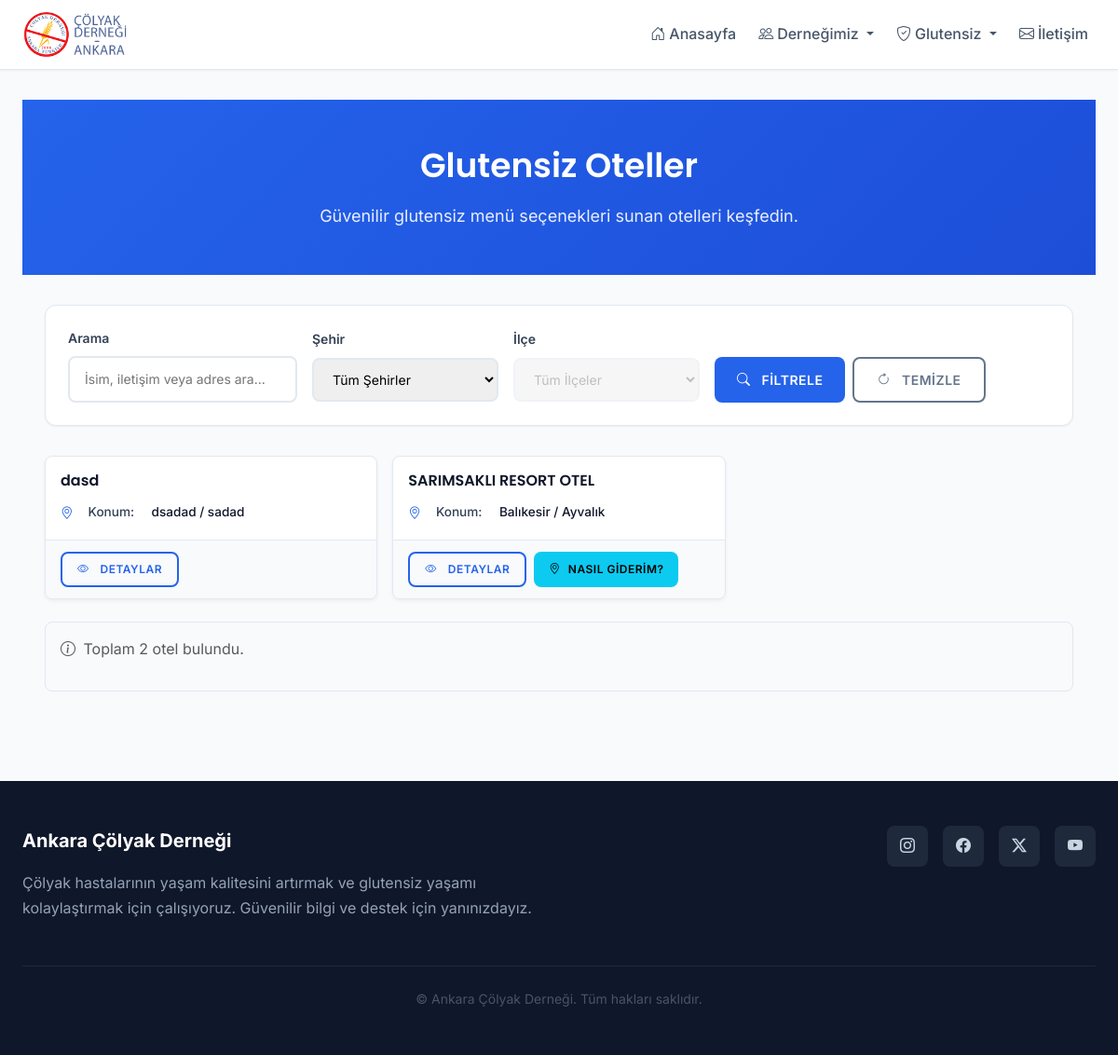
Screenshot of /glutensiz/oteller/ with the database file from the repository.
### users/models.py (models this page shows, shortened)
class GlutenFreeHotel(models.Model):
    name = models.CharField(max_length=100, verbose_name="Otel Adı")
    city = models.CharField(max_length=30, choices=TURKISH_CITIES, default='Ankara', verbose_name="Şehir")
    district = models.CharField(max_length=50, blank=True, null=True, verbose_name="İlçe")
    is_approved = models.BooleanField(default=False, verbose_name="Onaylı mı?")
    approved_at = models.DateTimeField(auto_now=True, verbose_name="Onay Tarihi")
    description = models.TextField(blank=True, null=True, verbose_name="Açıklama")
    contact = models.CharField(max_length=200, blank=True, null=True, verbose_name="İletişim")
    address = models.CharField(max_length=300, blank=True, null=True, verbose_name="Adres")
    website = models.URLField(blank=True, null=True, verbose_name="Web Sitesi")
    added_by = models.ForeignKey('User', null=True, blank=True, on_delete=models.SET_NULL, related_name='added_%(class)s_items', verbose_name='Ekleyen')
    class Meta:
        verbose_name = "Glutensiz Otel"
        verbose_name_plural = "Glutensiz Oteller"

### pages/views.py (the view, shortened to what this page needs)
# urls.py: path('glutensiz/oteller/', views.glutensiz_oteller, name='glutensiz_oteller'),
def glutensiz_oteller(request):
    hotels = GlutenFreeHotel.objects.filter(is_approved=True)
    q = request.GET.get('q')
    city = request.GET.get('city')
    district = request.GET.get('district')
    if city:
        hotels = hotels.filter(city=city)
    if district:
        hotels = hotels.filter(district=district)
    return render(request, 'pages/gf_hotels.html', {'hotels': hotels, 'cities': TURKISH_CITIES, 'districts': DISTRICTS})

### templates/pages/gf_hotels.html (shortened to what this page needs)
{% extends 'base.html' %}
{% load static %}
{% block content %}
<div class="page-header">
  <div class="container">
    <h1>Glutensiz Oteller</h1>
    <p>Güvenilir glutensiz menü seçenekleri sunan otelleri keşfedin.</p>
  </div>
</div>
<div class="container">
  <div class="filter-section">
    <form method="get" class="filter-form">
      <div class="filter-group">
        <label class="filter-label">Arama</label>
        <input type="text" name="q" value="{{ request.GET.q|default:'' }}" class="filter-input" placeholder="İsim, iletişim veya adres ara...">
      </div>
      <div class="filter-group">
        <label class="filter-label">Şehir</label>
        <select name="city" class="filter-input" id="hotel-filter-city">
          <option value="">Tüm Şehirler</option>
        </select>
      </div>
      <div class="filter-group">
        <label class="filter-label">İlçe</label>
        <select name="district" class="filter-input" id="hotel-filter-district">
          <option value="">Tüm İlçeler</option>
        </select>
      </div>
      <div class="filter-group">
        <label class="filter-label">&nbsp;</label>
        <div class="d-flex gap-2">
          <button class="btn btn-primary" type="submit">
            <i class="bi bi-search me-1"></i>Filtrele
          </button>
          <button class="btn btn-outline-secondary" type="button" onclick="window.location.href=window.location.pathname">
            <i class="bi bi-arrow-clockwise me-1"></i>Temizle
          </button>
        </div>
      </div>
    </form>
  </div>
  {% if hotels %}
    <div class="venue-grid">
      {% for hotel in hotels %}
      <div class="venue-card">
        <div class="venue-card-body">
          <h5 class="venue-name">{{ hotel.name }}</h5>
          <div class="venue-details">
            <div class="detail-item">
              <i class="bi bi-geo-alt me-2"></i>
              <span class="detail-label">Konum:</span>
              <span class="detail-value">{{ hotel.city }}{% if hotel.district %} / {{ hotel.district }}{% endif %}</span>
            </div>
          </div>
        </div>
        <div class="venue-card-footer">
          <div class="d-flex gap-2">
            <button class="btn btn-outline-primary btn-sm btn-show-hotel-details"
              data-name="{{ hotel.name|escapejs }}"
              data-city="{{ hotel.city|escapejs }}"
              data-district="{{ hotel.district|default:''|escapejs }}"
              data-contact="{{ hotel.contact_info|default:''|escapejs }}"
              data-website="{{ hotel.website|default:''|escapejs }}"
              data-address="{{ hotel.address|default:''|escapejs }}"
              data-description="{{ hotel.description|default:''|escapejs }}"
              type="button"
              data-bs-toggle="modal" data-bs-target="#hotelDetailModal">
              <i class="bi bi-eye me-1"></i>Detaylar
            </button>
            {% if hotel.address %}
            {% with full_address=hotel.city|default:''|add:' '|add:hotel.district|default:''|add:' '|add:hotel.address|default:'' %}
            <a href="https://www.google.com/maps/search/?api=1&query={{ full_address|urlencode }}" class="btn btn-info btn-sm" target="_blank">
              <i class="bi bi-geo-alt"></i> Nasıl Giderim?
            </a>
            {% endwith %}
            {% endif %}
          </div>
        </div>
      </div>
      {% endfor %}
    </div>
    <div class="results-info mt-4">
      <p class="text-muted">
        <i class="bi bi-info-circle me-1"></i>
        Toplam {{ hotels|length }} otel bulundu.
      </p>
    </div>
  {% endif %}
</div>
{% endblock %}

### rows the page displays
GlutenFreeHotel: name "dasd", city "dsadad", district "sadad"
GlutenFreeHotel: name "SARIMSAKLI RESORT OTEL", city "Balıkesir", district "Ayvalık"

### other values shown
{{ hotels|length }} "2"
